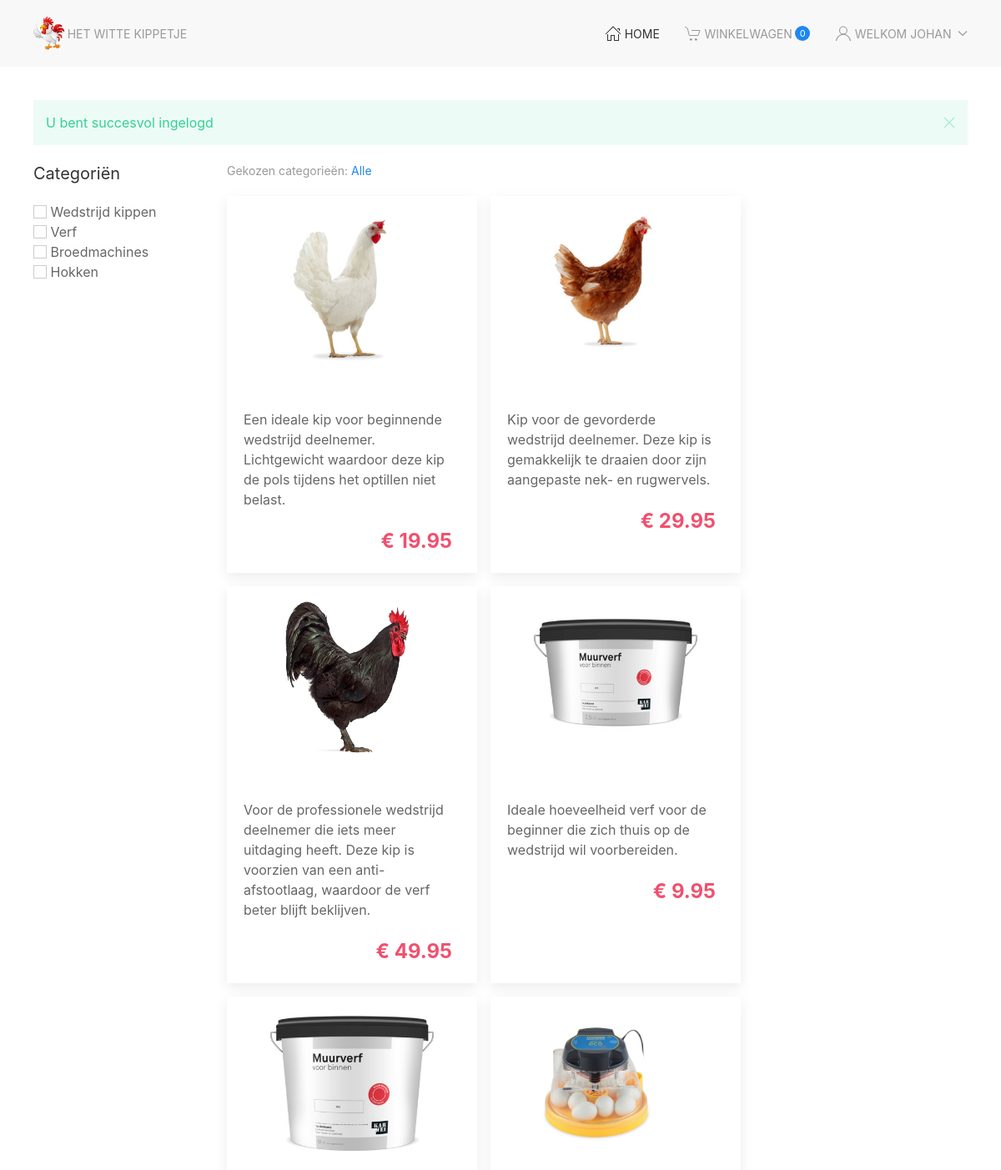
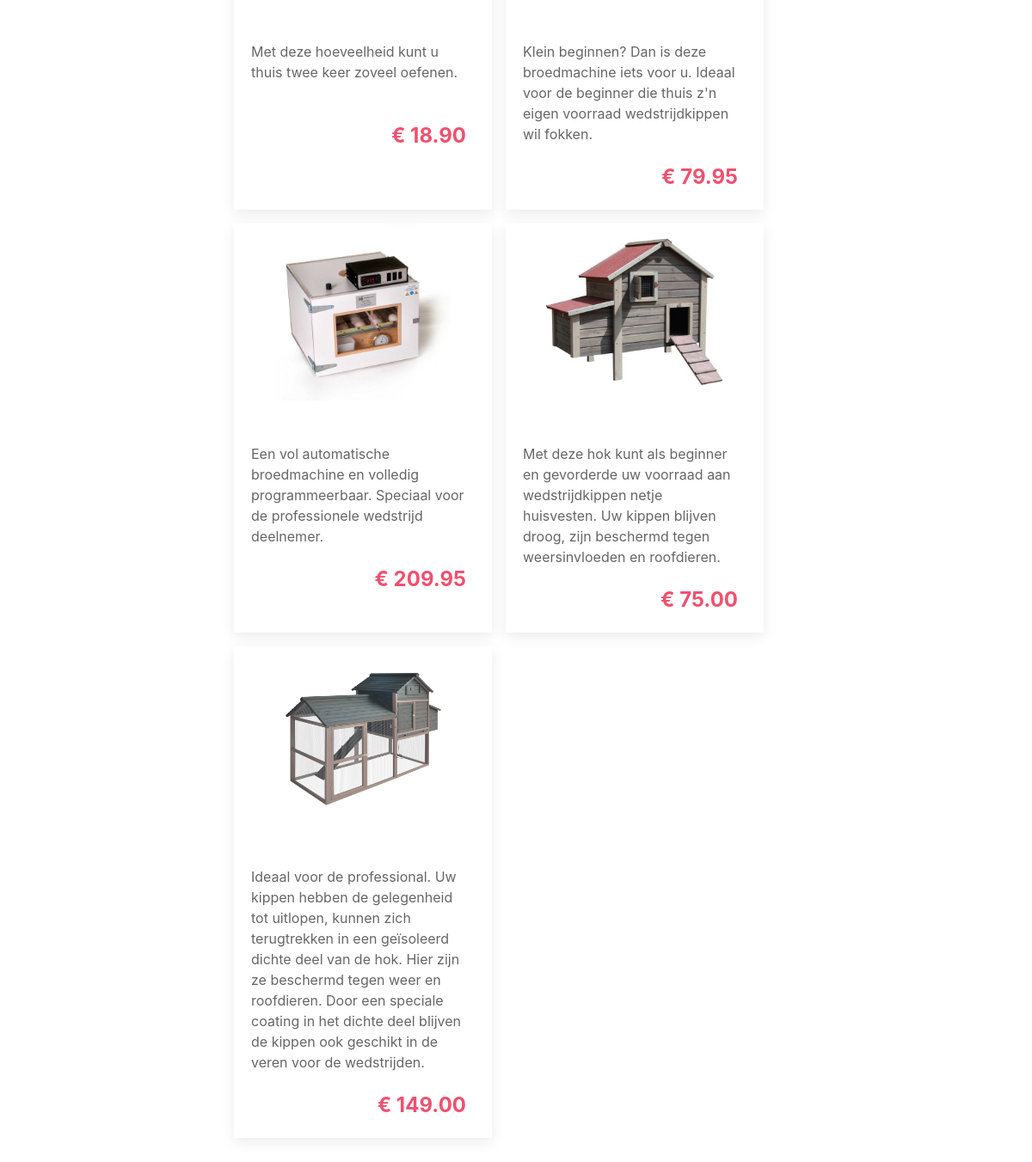
Screenshot of /dev/index.php (signed in) with the database file from the repository (2 pictures, top to bottom).
### tables this page shows
CREATE TABLE `products` (
  `id` bigint(20) UNSIGNED NOT NULL,
  `category_id` bigint(20) UNSIGNED NOT NULL,
  `name` varchar(150) NOT NULL,
  `description` text,
  `price` decimal(10,2) UNSIGNED NOT NULL DEFAULT '0.00',
  `image` varchar(255) NOT NULL DEFAULT 'https://placehold.co/600x600',
  `created_at` timestamp NOT NULL DEFAULT CURRENT_TIMESTAMP,
  `updated_at` timestamp NULL DEFAULT NULL
);

### dev/src/auth/messages.php (called while the page is built, shortened)
<?php
function hasMessage(string $name): bool
{
   if(isset($_SESSION['messages'][$name]))
      return true;
   return false;
}
function getMessage(string $name, bool $removeFromMessages = true): string
{
   $message = '';
   if(isset($_SESSION['messages'][$name])) {
      $message = $_SESSION['messages'][$name];
   }
   return $message;
}

### dev/src/Database/Database.php (called while the page is built, shortened)
<?php
class Database
{
   private static string $dbHost = '127.0.0.1';
   private static string $dbName = '2324_wittekip';
   private static string $dbUser = 'root';
   private static string $dbPass = 'root';
   private static $dbConnection = null;
   private static $dbStatement = null;
   private static function connect()
   {
      try {
         self::$dbConnection = new PDO(
            "mysql:host=".self::$dbHost.";dbname=".self::$dbName,
            self::$dbUser,
            self::$dbPass);
      } catch(PDOException $e) {}
   }
   public static function query(string $sql, array $placeholders = [])
   {
      self::$dbStatement = self::$dbConnection->prepare($sql);
      self::$dbStatement->execute($placeholders);
   }
   public static function getAll()
   {
      return self::$dbStatement->fetchAll(PDO::FETCH_ASSOC);
   }
}

### dev/index.php (the view, shortened to what this page needs)
<?php
require_once './src/auth/messages.php';
require_once './src/Database/Database.php';
Database::query("SELECT * FROM products");
$products = Database::getAll();
require_once './templates/head.inc.php';
?>
   <main class="uk-container uk-padding">
    <?php if(hasMessage('login_success')): ?>
        <div class="uk-alert-success" uk-alert>
             <a href class="uk-alert-close" uk-close></a>
             <p>
                 <?= getMessage('login_success'); ?>
             </p>
        </div>
    <?php endif; ?>
      <div class="uk-grid">
         <section class="uk-width-1-5">
            <h4>Categoriën</h4>
            <div>
               <input class="uk-checkbox" id="chickens" type="checkbox" name="chickens" />
               <label for="chickens">Wedstrijd kippen</label>
            </div>
            <div>
               <input class="uk-checkbox" id="paint" type="checkbox" name="paint" />
               <label for="paint">Verf</label>
            </div>
            <div>
               <input class="uk-checkbox" id="machines" type="checkbox" name="machines" />
               <label for="machines">Broedmachines</label>
            </div>
            <div>
               <input class="uk-checkbox" id="hokken" type="checkbox" name="hokken" />
               <label for="hokken">Hokken</label>
            </div>
         </section>
         <section class="uk-width-4-5">
            <h4 class="uk-text-muted uk-text-small">Gekozen categorieën: <span class="uk-text-small uk-text-primary">Alle</span></h4>
            <div class="uk-flex uk-flex-home uk-flex-wrap">
               <?php foreach ($products as $product) : ?>
               <a class="product-card uk-card uk-card-home uk-card-default uk-card-small uk-card-hover"
                  href="product.php?product_id=<?= $product['id'] ?>">
                  <div class="uk-card-media-top uk-align-center">
                     <img src="<?php echo $product['image'] ?>" alt="Witte kip" class="product-image uk-align-center">
                  </div>
                  <div class="uk-card-body uk-card-body-home">
                     <p class="product-card-p">
                         <?php echo $product['description'] ?>
                     </p>
                     <p class="product-card-p uk-text-large uk-text-bold uk-text-danger uk-text-right">
                         &euro; <?php echo $product['price'] ?>
                     </p>
                  </div>
               </a>
                <?php endforeach; ?>
            </div>
         </section>
      </div>
   </main>
<?php
require_once './templates/foot.inc.php';

### dev/css/style.css (style rules this page uses)
.product-image { width: 206px; height: 206px; }
.product-card, .product-card-p { text-decoration: none !important; color: #666; }
.uk-card-home, .uk-card-body-home { width: 300px; }
.uk-card-body-home > p { max-width: 250px; }
.uk-card-body-home > p:first-child { min-height: 72px; }
.uk-flex-home, .uk-cart-gap, .uk-card-body-gap { gap: 1rem; }

### rows the page displays
products: image (picture), description "Een ideale kip voor beginnende wedstrijd deelnemer. Lichtgewicht waardoor deze kip de pols tijdens het optillen niet belast.", price "19.95"
products: image (picture), description "Kip voor de gevorderde wedstrijd deelnemer. Deze kip is gemakkelijk te draaien door zijn aangepaste nek- en rugwervels.", price "29.95"
products: image (picture), description "Voor de professionele wedstrijd deelnemer die iets meer uitdaging heeft. Deze kip is voorzien van een anti-afstootlaag, waardoor de verf beter blijft beklijven.", price "49.95"
products: image (picture), description "Ideale hoeveelheid verf voor de beginner die zich thuis op de wedstrijd wil voorbereiden.", price "9.95"
products: image (picture), description "Met deze hoeveelheid kunt u thuis twee keer zoveel oefenen.", price "18.90"
products: image (picture), description "Klein beginnen? Dan is deze broedmachine iets voor u. Ideaal voor de beginner die thuis z'n eigen voorraad wedstrijdkippen wil fokken.", price "79.95"
products: image (picture), description "Een vol automatische broedmachine en volledig programmeerbaar. Speciaal voor de professionele wedstrijd deelnemer.", price "209.95"
products: image (picture), description "Met deze hok kunt als beginner en gevorderde uw voorraad aan wedstrijdkippen netje huisvesten. Uw kippen blijven droog, zijn beschermd tegen weersinvloeden en roofdieren.", price "75.00"
products: image (picture), description "Ideaal voor de professional. Uw kippen hebben de gelegenheid tot uitlopen, kunnen zich terugtrekken in een geïsoleerd dichte deel van de hok. Hier zijn ze beschermd tegen weer en roofdieren. Door een speciale coating in het dichte deel blijven de kippen ook geschikt in de veren voor de wedstrijden.", price "149.00"

### other values shown
$_SESSION['customer']['firstname'] "JOHAN"
getMessage('login_success') "U bent succesvol ingelogd"
